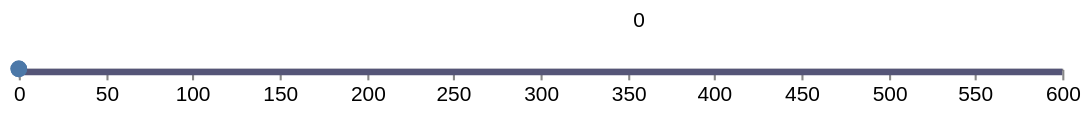

This figure's Vega-Lite source:
### Vega specification from a JSON file in a GitHub repository (floating-point values rounded to 4 significant figures)
{"$schema": "https://vega.github.io/schema/vega/v5.json", "description": "A timeline visualization with a custom range from 0 to 600.", "width": 500, "height": 20, "padding": 5, "signals": [{"name": "count", "value": 0, "on": [{"events": "dblclick", "update": "count + 1"}]}, {"name": "brushX", "value": 0, "on": [{"events": "mousedown", "update": "[x(), x()]"}, {"events": "[mousedown, window:mouseup] > window:mousemove", "update": "[brushX[0], clamp(x(), 0, width)]"}]}], "data": [{"name": "timeLine", "values": [{"label": "interval", "enter": 0, "leave": 600}]}], "scales": [{"name": "xscale", "type": "linear", "range": "width", "round": true, "domain": [0, 600]}], "axes": [{"orient": "bottom", "scale": "xscale", "format": "d"}], "marks": [{"type": "rect", "from": {"data": "timeLine"}, "encode": {"enter": {"x": {"scale": "xscale", "field": "enter"}, "x2": {"scale": "xscale", "field": "leave"}, "y": {"value": 20}, "height": {"value": 3}, "fill": {"value": "#557"}}}}, {"type": "rect", "name": "brush", "encode": {"enter": {"fill": {"value": "transparent"}}, "update": {"x": {"signal": "brushX[0]"}, "x2": {"signal": "brushX[1]"}}}}, {"type": "rect", "encode": {"enter": {"fill": {"value": "#eee"}}, "update": {"x": {"signal": "brushX[0]"}, "x2": {"signal": "brushX[1]"}}}}, {"type": "symbol", "encode": {"enter": {"x": {"value": 0}, "y": {"value": 20}}, "update": {"x": {"signal": "brushX[0]"}}}}, {"type": "symbol", "encode": {"enter": {"x": {"value": 600}, "y": {"value": 20}}, "update": {"x": {"signal": "brushX[1]"}}}}, {"type": "text", "encode": {"update": {"x": {"value": 300}, "y": {"value": 0}, "fill": {"value": "black"}, "fontSize": {"value": 10}, "align": {"value": "right"}, "text": {"signal": "brushX"}}}}]}
